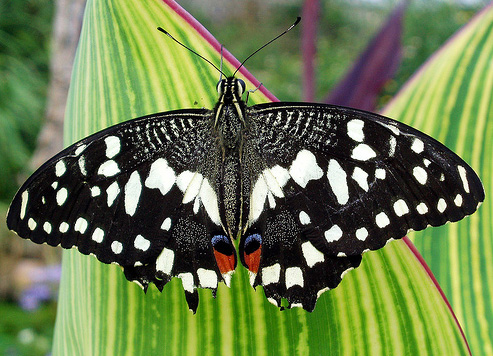
%> input picture hw1/Programming1/picture/butterfly.jpg, 493 x 356 px
$ octave main.m   (GNU Octave 9; MATLAB toolbox functions it lacks are replaced by stand-ins)
%> lines starting %> are read from the running program, lines starting %| are printed output that depends on the picture
### hw1/Programming1/code/detect_point_scale.m
function blobSet = detect_point_scale(im, scaleLevel, threshold)

% This function implements LoG to find blobs across scale space, by Scaling
% the filters.
%
% Input:
%     im - Input image
%
% Output:
%     blobSet - an array of size [n,4] representing (x, y, radius, point_value)

%% Generate Gaussian filter
% gray scale
if size(im,3) > 1
    im = rgb2gray(im);
    im = im2double(im);
end
minSigma = 2;% The minimum sigma
c = 1.2; %constant
n = scaleLevel;

% sigma matrix
sigma = minSigma * c .^(0:n-1);
[h,w] = size(im);

% Create scale space
scaleSpace = zeros(h,w,n);
for i = 1:n
    % A rotationally symmetric Laplacian of Gaussian filter of size
    % hsize with standard deviation sigma. We normalized it.
    hsize = 2*ceil(3*sigma(i)) + 1;  % Gaussian window size
    Laplacian = sigma(i)^2*fspecial('log',hsize,sigma(i));

    % Get positive LoG responses
    scaleSpace(:,:,i) = imfilter(im,Laplacian,'same','replicate').^2;
end

%% Non-maximum suppression
% find the largest LoG response in a specific fieid.
maxPoints = zeros(h,w,n);

% Actually, we can change the order of next two cycles. One for space, one
% for scale.

% Find the maximum value in a 3 ¡Á 3 sliding window
% as a uniform value for each window
for i = 1:n
    maxPoints(:,:,i) = ordfilt2(scaleSpace(:,:,i),9,ones(3));
end
% Find the maximum value in the scale space (3 level)
for i = 1:n
    maxPoints(:,:,i) = max(maxPoints(:,:,max(1,i-1):min(n,i+1)),[],3);
end
maxPoints = maxPoints .* (maxPoints == scaleSpace);

%% Generate interest point

blobSet = [];
for i=1:n
    scale_img = maxPoints(:,:,i);
    % Find the row and column of the non-zero element of the matrix
    [row,col] = find(scale_img >= threshold);
    % Find the idx of interest point in a specific scale
    idx = sub2ind(size(scale_img),row,col);
    % Add every point iteratively
    blobSet = [blobSet; col,row,ones(length(col),1)*sigma(i)*sqrt(2),scale_img(idx)];
end

[numblobs,~] = size(blobSet);
if numblobs < 1000
    fprintf('number of blobs: %d (< 1000),please retry a smaller threshold :p\n',numblobs);
end
end

### hw1/Programming1/code/implement_draw.m
function inplement_draw(im1, blobSet1, im2, blobSet2, numsCount)
% This function draws the blobs in two images.
%
% Input:
%     im1 - image1
%     blobSet1 - an array of size [n,4] representing (x, y, radius,
%     point_value) in image1
%     im2 - image2
%     blobSet2 - the same as blobSet1
%     numsCount - the number of blobs you want to draw in each image
%
% Output:
%     blobSet - an array of size [n,4] representing (x, y, radius, point_value)

if nargin < 5
    numsCount = size(blobSet1,1);
end
numsCount = min(numsCount, size(blobSet1,1));

% Convert the image to gray scale
if size(im1, 3) > 1
    im1 = rgb2gray(im1);
end
if size(im2, 3) > 1
    im2 = rgb2gray(im2);
end

if numsCount < 1
    fprintf('There is no blob!');
    return;
end

% Sort the values of feature points from smallest to largest
[~,order1] = sort(-blobSet1(:,4));
[~,order2] = sort(-blobSet2(:,4));
theta = linspace(0, 2*pi, 24);

subplot(211)
% figure;
title('Blob detection in two different scale image')
imshow(im1); hold on;
for i = 1:numsCount
    % Get the blob characteristic scale(the rarius)
    r = blobSet1(order1(i),3);
    plot(blobSet1(order1(i),1) + r*cos(theta), blobSet1(order1(i),2) + r*sin(theta), 'r-', 'linewidth',2);
end

subplot(212)
imshow(im2); hold on;
for i = 1:numsCount
    % Get the blob characteristic scale(the rarius)
    r = blobSet2(order2(i),3);
    plot(blobSet2(order2(i),1) + r*cos(theta), blobSet2(order2(i),2) + r*sin(theta), 'r-', 'linewidth',2);
end
hold on;

### hw1/Programming1/code/main.m

%%  Read picture
%  this is the main project

img1Name = '../picture/butterfly.jpg';
img2Name = '../picture/butterfly_big.png';
im1 = imread(img1Name);
%> im1 is the input picture: size 356x493x3 uint8; mean R, G, B 106.9, 123.5, 76.9
im2 = imread(img2Name);
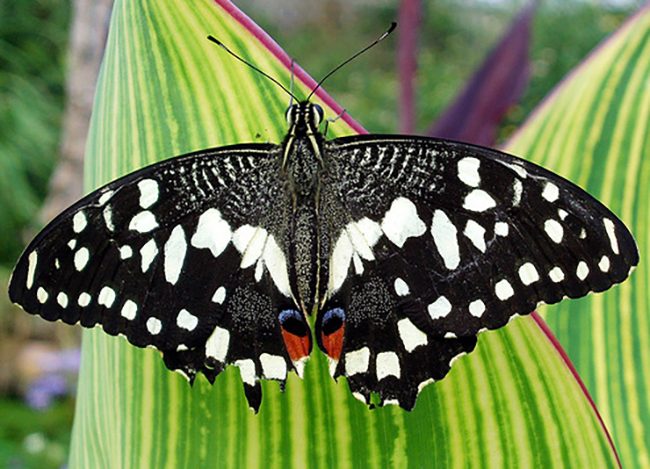
%> input picture hw1/Programming1/picture/butterfly_big.png, 650 x 469 px
%> im2 is the input picture: size 469x650x3 uint8; mean R, G, B 107, 123.6, 77
%imshow(im);

%% Detect interest point and characteristic scale

% Generate Gaussian scale space, where contains a range of filter scales.
% We can calculate the runtime.

scaleLevel = 15;%number of levels
threshold = 0.005;

tic
blobSet1 = detect_point_scale(im1,scaleLevel, threshold);
%> in detect_point_scale, `im = rgb2gray(im);`:
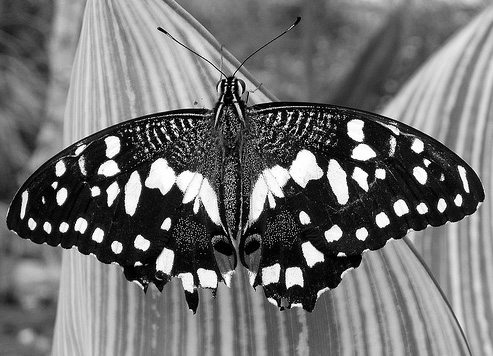
%> im: size 356x493 uint8; min 0, max 255, mean 113.3
%> the loop in detect_point_scale, `for i=1:n` made 15 passes
%> (row, col, idx) on passes 12 to 14: ([271; 92; 31; 186; 292; 29; 170], [75; 194; 223; 235; 352; 438; 493], [26615; 68800; 79063; 83490; 125248; 155601; 175322]), ([144; 248; 170; 242; 294; 30; 166], [139; 201; 234; 276; 356; 433; 493], [49272; 71448; 83118; 98142; 126674; 153822; 175318]), ([1; 104; 161], [369; 419; 493], [131009; 148912; 175313])
%> (row, col) on pass 15: ([319; 34; 283; 356; 109; 79; 142; 18; 48; 189], [20; 23; 79; 80; 82; 182; 230; 311; 399; 451])
%> pass 1, in detect_point_scale, `scale_img = maxPoints(:,:,i);`:
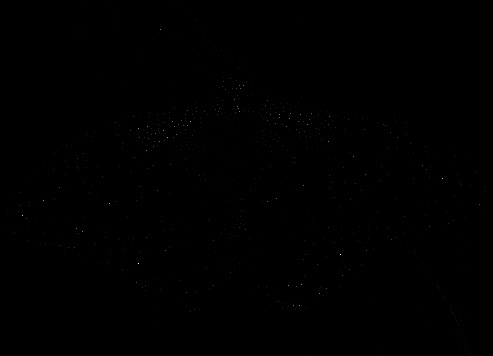
%> scale_img: size 356x493 double; min 0, max 0.297, mean 0.000169; drawn with min black and max white
%> after the loop in detect_point_scale, `for i=1:n`: blobSet = 1784 rows, first 8: [5 225 2.83 0.00853; 6 227 2.83 0.00868; 8 211 2.83 0.0263; 11 204 2.83 0.00538; 11 215 2.83 0.0148; 11 228 2.83 0.0218; 12 212 2.83 0.0128; 14 198 2.83 0.00655]
%> in detect_point_scale, `[numblobs,~] = size(blobSet);`: numblobs = 1784
%> blobSet1 has the same summary as blobSet in detect_point_scale
toc;

tic
blobSet2 = detect_point_scale(im2,scaleLevel, threshold);
%> call 2 of detect_point_scale, with scaleLevel = 15, threshold = 0.005
%> in detect_point_scale (call 2), `im = rgb2gray(im);`:
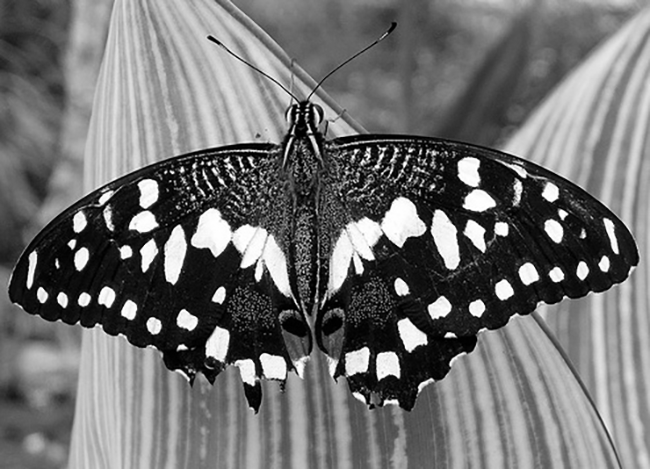
%> im: size 469x650 uint8; min 0, max 255, mean 113.3
%> the loop in detect_point_scale (call 2), `for i=1:n` made 15 passes
%> (row, col) on passes 13 to 14: ([353; 412; 124; 251; 39; 252; 390; 285], [98; 98; 260; 262; 290; 310; 457; 650]), ([196; 330; 235; 323; 385; 38; 259; 222], [182; 262; 309; 366; 467; 575; 618; 650])
%> after the loop in detect_point_scale (call 2), `for i=1:n`: blobSet = 2747 rows, first 8: [7 290 2.83 0.0125; 7 294 2.83 0.0105; 8 298 2.83 0.0106; 9 284 2.83 0.0256; 11 278 2.83 0.0375; 11 293 2.83 0.0171; 12 287 2.83 0.0185; 13 284 2.83 0.017]
%> in detect_point_scale (call 2), `[numblobs,~] = size(blobSet);`: numblobs = 2747
%> blobSet2 has the same summary as blobSet in detect_point_scale
toc;

%% Draw interest points and its characteristic scale in the image
% We can change the number of points we want here.
numsCount = 800;

implement_draw(im1, blobSet1, im2, blobSet2, numsCount);
%> in inplement_draw, `[~,order1] = sort(-blobSet1(:,4));`: order1 = 1784 values, max 1784 at index 401, min 1 at index 1442, mean 892.5
%> in inplement_draw, `[~,order2] = sort(-blobSet2(:,4));`: order2 = 2747 values, max 2747 at index 2474, min 1 at index 1925, mean 1374
%> the loop in inplement_draw, `for i = 1:numsCount` made 800 passes
%> r on passes 1 to 3: 7.04, 5.87, 4.89
%> the loop in inplement_draw, `for i = 1:numsCount` made 800 passes
%> r on passes 1 to 3: 7.04, 8.45, 10.13
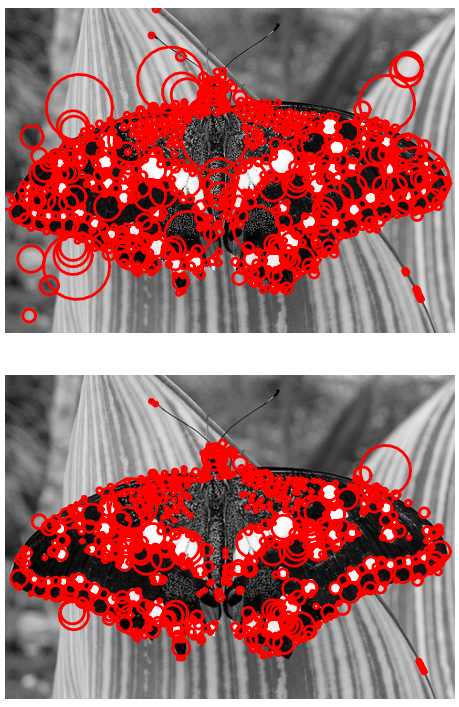
%> figure redrawn from the program's plot data, 2 panels
